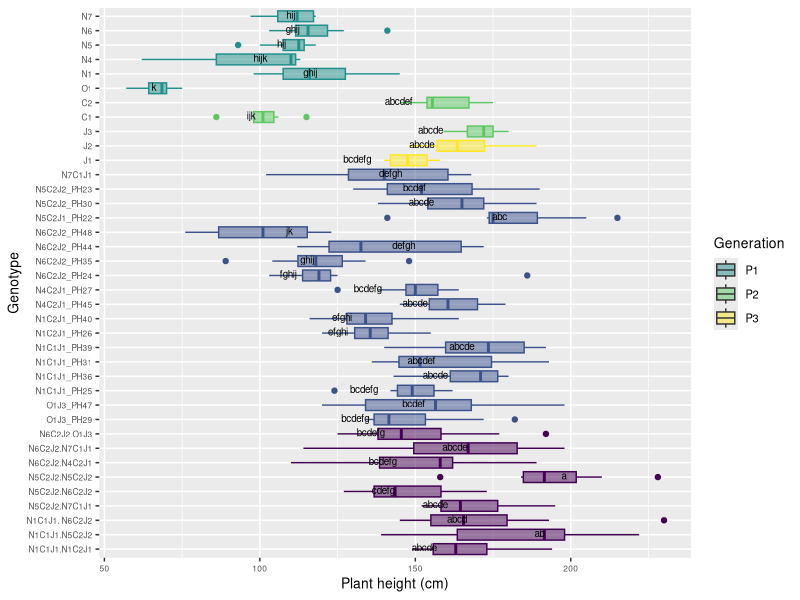

Write the R code that produced this figure.
# Comparison 2XY: Novel allohexaploids

#load packages 
install.packages("multcompView")
install.packages("viridis")
library(viridis)

library(tidyverse)
library(dplyr)
library(ggplot2)
library(ggpubr)
library(datasets)
library(multcompView)


# vollständige Rohdatentabelle laden ######
getwd()
DATA <- read_csv("EPPN raw data complete 220419.csv")
View(DATA)


#drop first column
DATA = DATA[,2:37]
View(DATA)

#Comparison 2XY	einschließlich JO allohexaploids
# Aim: to determine if the NCJ allohexaploids have more similarity to each other than to their parent genotypes 

#### subsetting #####
#IMPORTANT: N5C2J2.N5C2J1_PH43 has only one parent genotype: N5C2J2 (PH30 and PH23), 
# N5C2J1_PH42 was wrong, deleted from subsetting group 4

comp_2XY4 <- DATA[DATA$Genotype %in% c("N5", "N6", "N1", "N4", "N7","C1", "C2", "J1", "J2", 
                                      "O1", "J3",
                                      
                                      "N6C2J2_PH24", "N6C2J2_PH35", "N6C2J2_PH44", "N6C2J2_PH48", 
                                     "N5C2J1_PH22", "N5C2J2_PH30", "N5C2J2_PH23", "N1C1J1_PH25", "N1C1J1_PH36", 
                                     "N1C1J1_PH31", "N1C1J1_PH39", "N1C2J1_PH26", "N1C2J1_PH40", "N4C2J1_PH45",
                                     "N4C2J1_PH27", "N7C1J1",
                                     "O1J3_PH29", "O1J3_PH47",
                                     
                                     "N1C1J1.N5C2J2", "N6C2J2.N7C1J1", "N5C2J2.N7C1J1", "N1C1J1. N6C2J2",
                                     "N5C2J2.N6C2J2","N1C1J1.N1C2J1", "N5C2J2.N5C2J2", "N6C2J2.N4C2J1", "N6C2J2.O1J3"), ]
head(comp_2XY4)
View(comp_2XY4)

#create column giving generation###############################################
#N5C2J1_PH42 removed!!!######################################################## 
comp_2XY4 <- comp_2XY4 %>%
  mutate(Generation = case_when(
  Genotype == "O1" ~ "P1",
  Genotype == "J3" ~ "P2",
  Genotype == "N1" ~ "P1",
  Genotype == "N4" ~ "P1",
  Genotype == "N5" ~ "P1",
  Genotype == "N6" ~ "P1",
  Genotype == "N7" ~ "P1",
  Genotype == "C1" ~ "P2",
  Genotype == "C2" ~ "P2",
  Genotype == "J1" ~ "P3",
  Genotype == "J2" ~ "P3",
  Genotype == "O1J3_PH29" ~ "novel allohexaploid",
  Genotype == "O1J3_PH47" ~ "novel allohexaploid",
  Genotype == "N5C2J1_PH22" ~ "novel allohexaploid",
  Genotype == "N5C2J2_PH23" ~ "novel allohexaploid",
  Genotype == "N6C2J2_PH24" ~ "novel allohexaploid",
  Genotype == "N1C1J1_PH25" ~ "novel allohexaploid",
  Genotype == "N1C2J1_PH26" ~ "novel allohexaploid",
  Genotype == "N4C2J1_PH27" ~ "novel allohexaploid",
  Genotype == "N5C2J2_PH30" ~ "novel allohexaploid",
  Genotype == "N1C1J1_PH31" ~ "novel allohexaploid",
  Genotype == "N6C2J2_PH35" ~ "novel allohexaploid",
  Genotype == "N1C1J1_PH36" ~ "novel allohexaploid",
  Genotype == "N1C1J1_PH39" ~ "novel allohexaploid",
  Genotype == "N1C2J1_PH40" ~ "novel allohexaploid",
  Genotype == "N6C2J2_PH44" ~ "novel allohexaploid",
  Genotype == "N4C2J1_PH45" ~ "novel allohexaploid",
  Genotype == "N6C2J2_PH48" ~ "novel allohexaploid",
  Genotype == "N7C1J1" ~ "novel allohexaploid",
  Genotype == "N1C1J1.N5C2J2" ~ "allohexaploid hybrid",
  Genotype == "N1C1J1.N1C2J1" ~ "allohexaploid hybrid",
  Genotype == "N5C2J2.N7C1J1" ~ "allohexaploid hybrid",
  Genotype == "N5C2J2.N5C2J2" ~ "allohexaploid hybrid",
  Genotype == "N1C1J1. N6C2J2" ~ "allohexaploid hybrid",
  Genotype == "N5C2J2.N6C2J2" ~ "allohexaploid hybrid",
  Genotype == "N6C2J2.O1J3" ~ "allohexaploid hybrid",
  Genotype == "N6C2J2.N4C2J1" ~ "allohexaploid hybrid",
  Genotype == "N6C2J2.N7C1J1" ~ "allohexaploid hybrid"))
view(comp_2XY4)

# ANOVA, Tukey & Boxplot with CLD according to Rosane Rech##########################################################
# loading the appropriate libraries
library(datasets)

#remove previous objects
rm(anova)
rm(tukey)
rm(cld)

# analysis of variance
anova <- aov(plant_height ~ Genotype, data = comp_2XY4)
summary(anova)

# Tukey's test
tukey <- TukeyHSD(anova)
print(tukey)

# compact letter display
cld <- multcompLetters4(anova, tukey)
print(cld)

# table with factors and 3rd quantile
Tk <- group_by(comp_2XY4, Genotype) %>%
  summarise(mean = round(mean(plant_height, na.rm = TRUE), digits = 1), quant = round(quantile(plant_height, probs = 0.75, na.rm = TRUE), digits = 1)) %>%
  arrange(desc(mean)) #WICHTIG: arrange(desc(mean)) muss hier rein!!!

# extracting the compact letter display and adding to the Tk table
cld <- as.data.frame.list(cld$Genotype)
Tk$cld <- cld$Letters
print(Tk) # print dient der Überprüfung: Mittelwerte und Letter code 
# in der gleichen Reihenfolge angeordnet?


#create column giving generation###############################################
#N5C2J1_PH42 removed!!!########################################################
ANOVA_Tukey_2XY4 <- Tk %>%
  mutate(Generation = case_when(
    Genotype == "O1" ~ "P1",
    Genotype == "J3" ~ "P2",
    Genotype == "N1" ~ "P1",
    Genotype == "N4" ~ "P1",
    Genotype == "N5" ~ "P1",
    Genotype == "N6" ~ "P1",
    Genotype == "N7" ~ "P1",
    Genotype == "C1" ~ "P2",
    Genotype == "C2" ~ "P2",
    Genotype == "J1" ~ "P3",
    Genotype == "J2" ~ "P3",
    Genotype == "O1J3_PH29" ~ "novel allohexaploid",
    Genotype == "O1J3_PH47" ~ "novel allohexaploid",
    Genotype == "N5C2J1_PH22" ~ "novel allohexaploid",
    Genotype == "N5C2J2_PH23" ~ "novel allohexaploid",
    Genotype == "N6C2J2_PH24" ~ "novel allohexaploid",
    Genotype == "N1C1J1_PH25" ~ "novel allohexaploid",
    Genotype == "N1C2J1_PH26" ~ "novel allohexaploid",
    Genotype == "N4C2J1_PH27" ~ "novel allohexaploid",
    Genotype == "N5C2J2_PH30" ~ "novel allohexaploid",
    Genotype == "N1C1J1_PH31" ~ "novel allohexaploid",
    Genotype == "N6C2J2_PH35" ~ "novel allohexaploid",
    Genotype == "N1C1J1_PH36" ~ "novel allohexaploid",
    Genotype == "N1C1J1_PH39" ~ "novel allohexaploid",
    Genotype == "N1C2J1_PH40" ~ "novel allohexaploid",
    Genotype == "N6C2J2_PH44" ~ "novel allohexaploid",
    Genotype == "N4C2J1_PH45" ~ "novel allohexaploid",
    Genotype == "N6C2J2_PH48" ~ "novel allohexaploid",
    Genotype == "N7C1J1" ~ "novel allohexaploid",
    Genotype == "N1C1J1.N5C2J2" ~ "allohexaploid hybrid",
    Genotype == "N1C1J1.N1C2J1" ~ "allohexaploid hybrid",
    Genotype == "N5C2J2.N7C1J1" ~ "allohexaploid hybrid",
    Genotype == "N5C2J2.N5C2J2" ~ "allohexaploid hybrid",
    Genotype == "N1C1J1. N6C2J2" ~ "allohexaploid hybrid",
    Genotype == "N5C2J2.N6C2J2" ~ "allohexaploid hybrid",
    Genotype == "N6C2J2.O1J3" ~ "allohexaploid hybrid",
    Genotype == "N6C2J2.N4C2J1" ~ "allohexaploid hybrid",
    Genotype == "N6C2J2.N7C1J1" ~ "allohexaploid hybrid"))

view(ANOVA_Tukey_2XY4)

# Reorder factor levels in comp_2XY4
#N5C2J1_PH42 removed!!!##
comp_2XY4ord <- comp_2XY4                             
comp_2XY4ord$Genotype <- factor(comp_2XY4ord$Genotype,     
                                levels = c("N1C1J1.N1C2J1", "N1C1J1.N5C2J2", "N1C1J1. N6C2J2", 
                                           "N5C2J2.N7C1J1", "N5C2J2.N6C2J2", "N5C2J2.N5C2J2", 
                                           "N6C2J2.N4C2J1", "N6C2J2.N7C1J1", "N6C2J2.O1J3",
                                           
                                           "O1J3_PH29", "O1J3_PH47",
                                           "N1C1J1_PH25", "N1C1J1_PH36","N1C1J1_PH31", "N1C1J1_PH39", 
                                           "N1C2J1_PH26", "N1C2J1_PH40", 
                                           "N4C2J1_PH45","N4C2J1_PH27",
                                           "N6C2J2_PH24", "N6C2J2_PH35", "N6C2J2_PH44", "N6C2J2_PH48", 
                                           "N5C2J1_PH22", 
                                           "N5C2J2_PH30", "N5C2J2_PH23", 
                                           "N7C1J1",
                                           
                                           "J1", "J2", "J3", "C1", "C2", "O1", "N1", "N4", "N5", "N6", "N7"))

ANOVA_Tukey_2XY4ord <- ANOVA_Tukey_2XY4
ANOVA_Tukey_2XY4ord$Genotype <- factor(ANOVA_Tukey_2XY4ord$Genotype,     
                                  levels = c("N1C1J1.N1C2J1", "N1C1J1.N5C2J2", "N1C1J1. N6C2J2", 
                                             "N5C2J2.N7C1J1", "N5C2J2.N6C2J2", "N5C2J2.N5C2J2", 
                                             "N6C2J2.N4C2J1", "N6C2J2.N7C1J1", "N6C2J2.O1J3",
                                             
                                             "O1J3_PH29", "O1J3_PH47",
                                             "N1C1J1_PH25", "N1C1J1_PH36","N1C1J1_PH31", "N1C1J1_PH39", 
                                             "N1C2J1_PH26", "N1C2J1_PH40", 
                                             "N4C2J1_PH45","N4C2J1_PH27",
                                             "N6C2J2_PH24", "N6C2J2_PH35", "N6C2J2_PH44", "N6C2J2_PH48", 
                                             "N5C2J1_PH22", 
                                             "N5C2J2_PH30", "N5C2J2_PH23", 
                                             "N7C1J1",
                                             
                                             "J1", "J2", "J3", "C1", "C2", "O1", "N1", "N4", "N5", "N6", "N7"))


#boxplot plant_height 2XY4
ggplot(comp_2XY4ord, aes(Genotype, plant_height, fill = Generation, color = Generation)) + 
  geom_boxplot() +
  labs(x="Genotype", y="Plant height (cm)") +
  geom_text(data = ANOVA_Tukey_2XY4, aes(x = Genotype, y = quant, label = cld), color = "black", size = 2.5, vjust = 0.3, hjust = 3) +
  coord_flip() +
  theme(axis.title = element_text(size = 14),
        legend.text = element_text(size = 8),
        legend.title = element_text(size = 10),
        axis.title.x = element_text(size = 10),
        axis.title.y = element_text(size = 10),
        axis.text.x = element_text(size = 6),
        axis.text.y = element_text(size = 6)) +
  scale_color_viridis(discrete = TRUE, option = "D", direction = 1, guide = "none", alpha = 1) +  #legend removed by guide = "none" 
  scale_fill_viridis(discrete = TRUE, option = "D", direction = 1, alpha = 0.5,
                     breaks=c("P1", "P2", "P3", "novel allohex", "allohex hybrid"),
                     labels=c("P1", "P2", "P3", "novel allohexaploids", "allohexaploid hybrids")) ##reorder legend labels!
